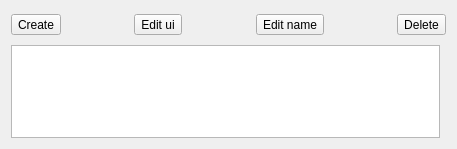
<ui version="4.0" >
 <class>designerUiWidget</class>
 <widget class="QWidget" name="designerUiWidget" >
  <property name="geometry" >
   <rect>
    <x>0</x>
    <y>0</y>
    <width>457</width>
    <height>149</height>
   </rect>
  </property>
  <property name="sizePolicy" >
   <sizepolicy vsizetype="Preferred" hsizetype="Preferred" >
    <horstretch>0</horstretch>
    <verstretch>0</verstretch>
   </sizepolicy>
  </property>
  <property name="windowTitle" >
   <string>Uis</string>
  </property>
  <layout class="QGridLayout" >
   <item row="0" column="0" colspan="2" >
    <layout class="QHBoxLayout" >
     <property name="margin" >
      <number>0</number>
     </property>
     <item>
      <widget class="QToolButton" name="m_addButton" >
       <property name="text" >
        <string>Create</string>
       </property>
      </widget>
     </item>
     <item>
      <spacer>
       <property name="orientation" >
        <enum>Qt::Horizontal</enum>
       </property>
       <property name="sizeHint" stdset="0" >
        <size>
         <width>51</width>
         <height>28</height>
        </size>
       </property>
      </spacer>
     </item>
     <item>
      <widget class="QToolButton" name="m_editButton" >
       <property name="text" >
        <string>Edit ui</string>
       </property>
      </widget>
     </item>
     <item>
      <spacer name="horizontalSpacer" >
       <property name="orientation" >
        <enum>Qt::Horizontal</enum>
       </property>
       <property name="sizeHint" stdset="0" >
        <size>
         <width>40</width>
         <height>20</height>
        </size>
       </property>
      </spacer>
     </item>
     <item>
      <widget class="QToolButton" name="m_editName" >
       <property name="text" >
        <string>Edit name</string>
       </property>
      </widget>
     </item>
     <item>
      <spacer>
       <property name="orientation" >
        <enum>Qt::Horizontal</enum>
       </property>
       <property name="sizeHint" stdset="0" >
        <size>
         <width>51</width>
         <height>28</height>
        </size>
       </property>
      </spacer>
     </item>
     <item>
      <widget class="QToolButton" name="m_deleteButton" >
       <property name="text" >
        <string>Delete</string>
       </property>
      </widget>
     </item>
    </layout>
   </item>
   <item row="1" column="0" >
    <widget class="QListWidget" name="m_listWidget" />
   </item>
  </layout>
 </widget>
 <resources>
  <include location="report.qrc" />
 </resources>
 <connections/>
</ui>
